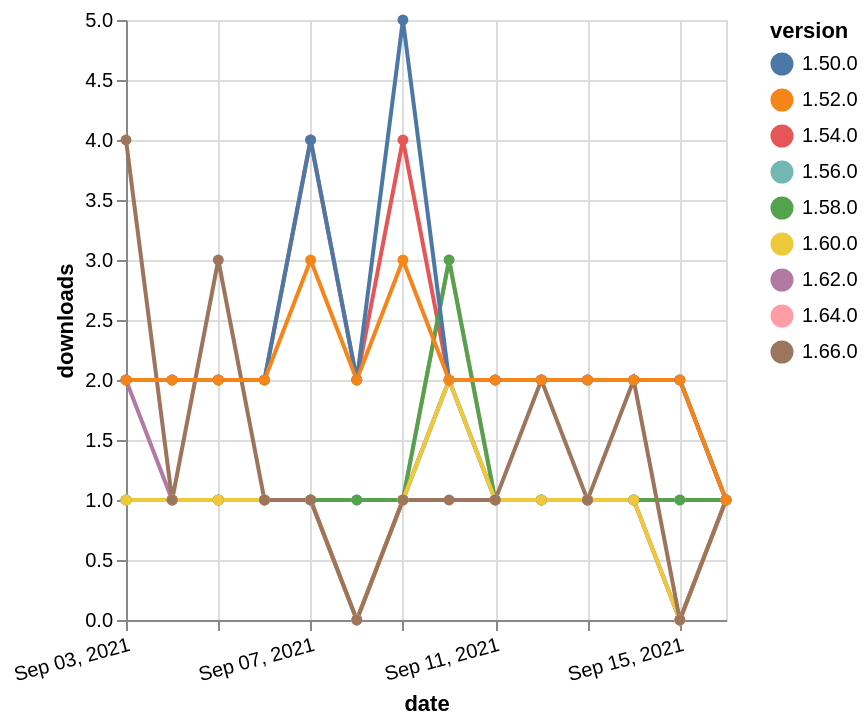

Write a Vega-Lite specification for this figure.
### Vega-Lite specification from a JSON file in a GitHub repository (floating-point values rounded to 4 significant figures)
{"$schema": "https://vega.github.io/schema/vega-lite/v5.json", "description": "A simple bar chart with embedded data.", "data": {"values": [{"date": "2021-09-03", "total": 252, "delta": 1, "version": "1.56.0"}, {"date": "2021-09-04", "total": 253, "delta": 1, "version": "1.56.0"}, {"date": "2021-09-05", "total": 254, "delta": 1, "version": "1.56.0"}, {"date": "2021-09-06", "total": 255, "delta": 1, "version": "1.56.0"}, {"date": "2021-09-07", "total": 256, "delta": 1, "version": "1.56.0"}, {"date": "2021-09-08", "total": 257, "delta": 1, "version": "1.56.0"}, {"date": "2021-09-09", "total": 258, "delta": 1, "version": "1.56.0"}, {"date": "2021-09-10", "total": 260, "delta": 2, "version": "1.56.0"}, {"date": "2021-09-11", "total": 261, "delta": 1, "version": "1.56.0"}, {"date": "2021-09-12", "total": 262, "delta": 1, "version": "1.56.0"}, {"date": "2021-09-13", "total": 263, "delta": 1, "version": "1.56.0"}, {"date": "2021-09-14", "total": 264, "delta": 1, "version": "1.56.0"}, {"date": "2021-09-15", "total": 265, "delta": 1, "version": "1.56.0"}, {"date": "2021-09-16", "total": 266, "delta": 1, "version": "1.56.0"}, {"date": "2021-09-03", "total": 200, "delta": 1, "version": "1.64.0"}, {"date": "2021-09-04", "total": 201, "delta": 1, "version": "1.64.0"}, {"date": "2021-09-05", "total": 202, "delta": 1, "version": "1.64.0"}, {"date": "2021-09-06", "total": 203, "delta": 1, "version": "1.64.0"}, {"date": "2021-09-07", "total": 204, "delta": 1, "version": "1.64.0"}, {"date": "2021-09-08", "total": 204, "delta": 0, "version": "1.64.0"}, {"date": "2021-09-09", "total": 205, "delta": 1, "version": "1.64.0"}, {"date": "2021-09-10", "total": 208, "delta": 3, "version": "1.64.0"}, {"date": "2021-09-11", "total": 209, "delta": 1, "version": "1.64.0"}, {"date": "2021-09-12", "total": 210, "delta": 1, "version": "1.64.0"}, {"date": "2021-09-13", "total": 211, "delta": 1, "version": "1.64.0"}, {"date": "2021-09-14", "total": 212, "delta": 1, "version": "1.64.0"}, {"date": "2021-09-15", "total": 212, "delta": 0, "version": "1.64.0"}, {"date": "2021-09-16", "total": 213, "delta": 1, "version": "1.64.0"}, {"date": "2021-09-03", "total": 2446, "delta": 2, "version": "1.54.0"}, {"date": "2021-09-04", "total": 2448, "delta": 2, "version": "1.54.0"}, {"date": "2021-09-05", "total": 2450, "delta": 2, "version": "1.54.0"}, {"date": "2021-09-06", "total": 2452, "delta": 2, "version": "1.54.0"}, {"date": "2021-09-07", "total": 2456, "delta": 4, "version": "1.54.0"}, {"date": "2021-09-08", "total": 2458, "delta": 2, "version": "1.54.0"}, {"date": "2021-09-09", "total": 2462, "delta": 4, "version": "1.54.0"}, {"date": "2021-09-10", "total": 2464, "delta": 2, "version": "1.54.0"}, {"date": "2021-09-11", "total": 2466, "delta": 2, "version": "1.54.0"}, {"date": "2021-09-12", "total": 2468, "delta": 2, "version": "1.54.0"}, {"date": "2021-09-13", "total": 2470, "delta": 2, "version": "1.54.0"}, {"date": "2021-09-14", "total": 2472, "delta": 2, "version": "1.54.0"}, {"date": "2021-09-15", "total": 2474, "delta": 2, "version": "1.54.0"}, {"date": "2021-09-16", "total": 2475, "delta": 1, "version": "1.54.0"}, {"date": "2021-09-03", "total": 337, "delta": 1, "version": "1.58.0"}, {"date": "2021-09-04", "total": 338, "delta": 1, "version": "1.58.0"}, {"date": "2021-09-05", "total": 339, "delta": 1, "version": "1.58.0"}, {"date": "2021-09-06", "total": 340, "delta": 1, "version": "1.58.0"}, {"date": "2021-09-07", "total": 341, "delta": 1, "version": "1.58.0"}, {"date": "2021-09-08", "total": 342, "delta": 1, "version": "1.58.0"}, {"date": "2021-09-09", "total": 343, "delta": 1, "version": "1.58.0"}, {"date": "2021-09-10", "total": 346, "delta": 3, "version": "1.58.0"}, {"date": "2021-09-11", "total": 347, "delta": 1, "version": "1.58.0"}, {"date": "2021-09-12", "total": 348, "delta": 1, "version": "1.58.0"}, {"date": "2021-09-13", "total": 349, "delta": 1, "version": "1.58.0"}, {"date": "2021-09-14", "total": 350, "delta": 1, "version": "1.58.0"}, {"date": "2021-09-15", "total": 351, "delta": 1, "version": "1.58.0"}, {"date": "2021-09-16", "total": 352, "delta": 1, "version": "1.58.0"}, {"date": "2021-09-03", "total": 3119, "delta": 2, "version": "1.50.0"}, {"date": "2021-09-04", "total": 3121, "delta": 2, "version": "1.50.0"}, {"date": "2021-09-05", "total": 3123, "delta": 2, "version": "1.50.0"}, {"date": "2021-09-06", "total": 3125, "delta": 2, "version": "1.50.0"}, {"date": "2021-09-07", "total": 3129, "delta": 4, "version": "1.50.0"}, {"date": "2021-09-08", "total": 3131, "delta": 2, "version": "1.50.0"}, {"date": "2021-09-09", "total": 3136, "delta": 5, "version": "1.50.0"}, {"date": "2021-09-10", "total": 3138, "delta": 2, "version": "1.50.0"}, {"date": "2021-09-11", "total": 3140, "delta": 2, "version": "1.50.0"}, {"date": "2021-09-12", "total": 3142, "delta": 2, "version": "1.50.0"}, {"date": "2021-09-13", "total": 3144, "delta": 2, "version": "1.50.0"}, {"date": "2021-09-14", "total": 3146, "delta": 2, "version": "1.50.0"}, {"date": "2021-09-15", "total": 3148, "delta": 2, "version": "1.50.0"}, {"date": "2021-09-16", "total": 3149, "delta": 1, "version": "1.50.0"}, {"date": "2021-09-03", "total": 169, "delta": 2, "version": "1.62.0"}, {"date": "2021-09-04", "total": 170, "delta": 1, "version": "1.62.0"}, {"date": "2021-09-05", "total": 171, "delta": 1, "version": "1.62.0"}, {"date": "2021-09-06", "total": 172, "delta": 1, "version": "1.62.0"}, {"date": "2021-09-07", "total": 173, "delta": 1, "version": "1.62.0"}, {"date": "2021-09-08", "total": 173, "delta": 0, "version": "1.62.0"}, {"date": "2021-09-09", "total": 174, "delta": 1, "version": "1.62.0"}, {"date": "2021-09-10", "total": 176, "delta": 2, "version": "1.62.0"}, {"date": "2021-09-11", "total": 177, "delta": 1, "version": "1.62.0"}, {"date": "2021-09-12", "total": 178, "delta": 1, "version": "1.62.0"}, {"date": "2021-09-13", "total": 179, "delta": 1, "version": "1.62.0"}, {"date": "2021-09-14", "total": 180, "delta": 1, "version": "1.62.0"}, {"date": "2021-09-15", "total": 180, "delta": 0, "version": "1.62.0"}, {"date": "2021-09-16", "total": 181, "delta": 1, "version": "1.62.0"}, {"date": "2021-09-03", "total": 188, "delta": 1, "version": "1.60.0"}, {"date": "2021-09-04", "total": 189, "delta": 1, "version": "1.60.0"}, {"date": "2021-09-05", "total": 190, "delta": 1, "version": "1.60.0"}, {"date": "2021-09-06", "total": 191, "delta": 1, "version": "1.60.0"}, {"date": "2021-09-07", "total": 192, "delta": 1, "version": "1.60.0"}, {"date": "2021-09-08", "total": 192, "delta": 0, "version": "1.60.0"}, {"date": "2021-09-09", "total": 193, "delta": 1, "version": "1.60.0"}, {"date": "2021-09-10", "total": 195, "delta": 2, "version": "1.60.0"}, {"date": "2021-09-11", "total": 196, "delta": 1, "version": "1.60.0"}, {"date": "2021-09-12", "total": 197, "delta": 1, "version": "1.60.0"}, {"date": "2021-09-13", "total": 198, "delta": 1, "version": "1.60.0"}, {"date": "2021-09-14", "total": 199, "delta": 1, "version": "1.60.0"}, {"date": "2021-09-15", "total": 199, "delta": 0, "version": "1.60.0"}, {"date": "2021-09-16", "total": 200, "delta": 1, "version": "1.60.0"}, {"date": "2021-09-03", "total": 129, "delta": 4, "version": "1.66.0"}, {"date": "2021-09-04", "total": 130, "delta": 1, "version": "1.66.0"}, {"date": "2021-09-05", "total": 133, "delta": 3, "version": "1.66.0"}, {"date": "2021-09-06", "total": 134, "delta": 1, "version": "1.66.0"}, {"date": "2021-09-07", "total": 135, "delta": 1, "version": "1.66.0"}, {"date": "2021-09-08", "total": 135, "delta": 0, "version": "1.66.0"}, {"date": "2021-09-09", "total": 136, "delta": 1, "version": "1.66.0"}, {"date": "2021-09-10", "total": 137, "delta": 1, "version": "1.66.0"}, {"date": "2021-09-11", "total": 138, "delta": 1, "version": "1.66.0"}, {"date": "2021-09-12", "total": 140, "delta": 2, "version": "1.66.0"}, {"date": "2021-09-13", "total": 141, "delta": 1, "version": "1.66.0"}, {"date": "2021-09-14", "total": 143, "delta": 2, "version": "1.66.0"}, {"date": "2021-09-15", "total": 143, "delta": 0, "version": "1.66.0"}, {"date": "2021-09-16", "total": 144, "delta": 1, "version": "1.66.0"}, {"date": "2021-09-03", "total": 2571, "delta": 2, "version": "1.52.0"}, {"date": "2021-09-04", "total": 2573, "delta": 2, "version": "1.52.0"}, {"date": "2021-09-05", "total": 2575, "delta": 2, "version": "1.52.0"}, {"date": "2021-09-06", "total": 2577, "delta": 2, "version": "1.52.0"}, {"date": "2021-09-07", "total": 2580, "delta": 3, "version": "1.52.0"}, {"date": "2021-09-08", "total": 2582, "delta": 2, "version": "1.52.0"}, {"date": "2021-09-09", "total": 2585, "delta": 3, "version": "1.52.0"}, {"date": "2021-09-10", "total": 2587, "delta": 2, "version": "1.52.0"}, {"date": "2021-09-11", "total": 2589, "delta": 2, "version": "1.52.0"}, {"date": "2021-09-12", "total": 2591, "delta": 2, "version": "1.52.0"}, {"date": "2021-09-13", "total": 2593, "delta": 2, "version": "1.52.0"}, {"date": "2021-09-14", "total": 2595, "delta": 2, "version": "1.52.0"}, {"date": "2021-09-15", "total": 2597, "delta": 2, "version": "1.52.0"}, {"date": "2021-09-16", "total": 2598, "delta": 1, "version": "1.52.0"}]}, "width": "container", "mark": {"type": "line", "point": {"filled": true}}, "encoding": {"x": {"field": "date", "type": "temporal", "timeUnit": "yearmonthdate", "title": "date", "axis": {"labelAngle": -15}}, "y": {"field": "delta", "type": "quantitative", "title": "downloads"}, "color": {"field": "version", "type": "nominal"}, "tooltip": {"field": "delta"}}}
